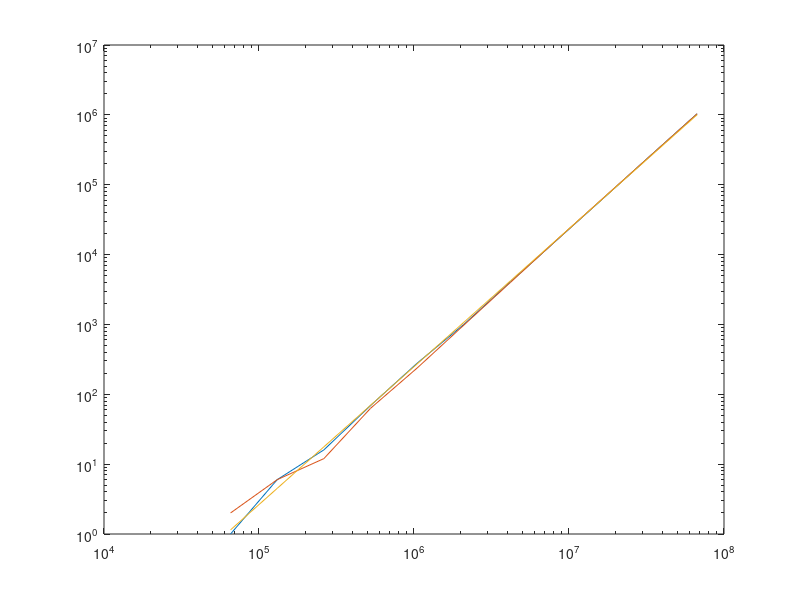

Recreate this plot in MATLAB.
## $Id: proc.m,v 1.3 2004/11/25 00:10:18 mstorti Exp $

## N | collisions with hash | colls. with random
a=[16 0            2 	   
   17 6 	   6 	   
   18 16 	   12 	   
   19 69 	   63 	   
   20 279 	   238    
   21 1001 	   978    
   22 4090 	   4005   
   23 16282 	   16412  
   24 64843	   65652  
   25 261172	   260751 
   26 1037443      1037578];

a(:,2) = a(:,2) +(a(:,2)==0);

x = a(:,1)*log(2);
y = log(a(:,2));

A = [x, ones(size(x))];
param = (A'*A)\(A'*y);
aa = param(1);
bb = exp(param(2))*2^32;

yana = bb.*2^(-32)*(2.^a(:,1)).^aa;
## yana = 2.^(a*x+b);

loglog(2.^a(:,1),[a(:,2:3),yana]);
## plot(a,[y yana])
